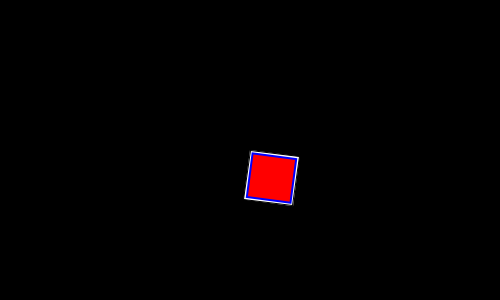
Frame 1 (no input)
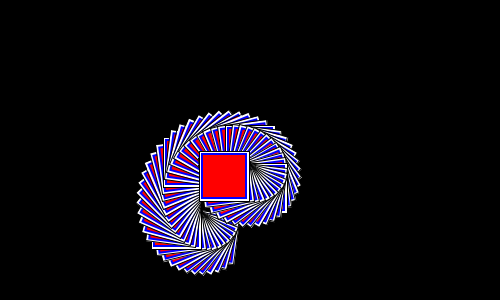
Frame 60 (the mouse pressed at the canvas centre just before this capture)
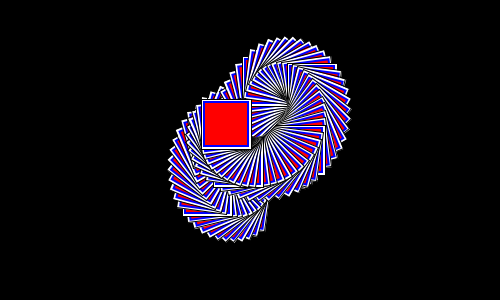
Frame 120 (the mouse held since frame 60 and released just before this capture)

The Processing sketch that drew these frames (run headless with seeded random() and noise(); from frame 60 on, the mouse is pressed at the canvas centre):

// Processing sketch: pixelshifter
// ── pixelshifter.pde

// Oct 2008 
// http://www.abandonedart.org
// http://www.zenbullets.com
//
// This work is licensed under a Creative Commons 3.0 License.
// (Attribution - NonCommerical - ShareAlike)
// http://creativecommons.org/licenses/by-nc-sa/3.0/
// 
// This basically means, you are free to use it as long as you:
// 1. give http://www.zenbullets.com a credit
// 2. don't use it for commercial gain
// 3. share anything you create with it in the same way I have
//
// These conditions can be waived if you want to do something groovy with it 
// though, so feel free to email me via http://www.zenbullets.com



//================================= global vars

int num = 5;
int bgCol = 0;

float rot;

//================================= init

void setup() {
  size(500, 300);
  smooth(); 
  frameRate(60);
  
  rot = 0;
  
  clearBackground();
}

void clearBackground() {
  background(bgCol);
}

//================================= frame loop

int xdest = 0;
int ydest = 0;

void draw() {
  rot += PI/24;
  
  translate(width/2, height/2);
  rotate(rot);
  
  int xstep;
  if (xdest == 0) {
    xstep = 0; 
    xdest = int(random(width) - (width/2));
  } else if (xdest > 0) {   
    xstep = 1; 
    xdest--;
  } else {
    xstep = -1; 
    xdest++;
  }
  
  int ystep;
  if (ydest == 0) {
    ystep = 0; 
    ydest = int(random(height) - (height/2));
  } else if (ydest > 0) {   
    ystep = 1; 
    ydest--;
  } else {
    ystep = -1; 
    ydest++;
  }
   
  drawStuff();
  // pixelShift(-2,-2);
  pixelShift(xstep,ystep);
}

void drawStuff() {
  fill(255);
  stroke(0,0,0);
  rect(0,0,50,50);
  noStroke();
  fill(0,0,255);
  rect(2,2,46,46);
  // stroke(255,0,0);
  fill(255,0,0);
  rect(4,4,42,42);
}

void pixelShift(int xshift, int yshift) {
  // copy screen into an array
  color transArr[] = new color[width * height];
  
  loadPixels();
  arraycopy(pixels, transArr);
  
   for (int y=1; y < height; y++) {
      for (int x=1; x < width; x++){
        
        if ((x+xshift < width) && (x+xshift > 0)) {
          if ((y+yshift < height) && (y+yshift > 0)) {
            pixels[x + (y*width)] = transArr[(x+xshift)+ ((y+yshift)*width)];
          }
        }
        
      }
    }
  updatePixels();
  
}

//================================= interaction

void mousePressed() { 
  clearBackground();
}


//================================= objects
